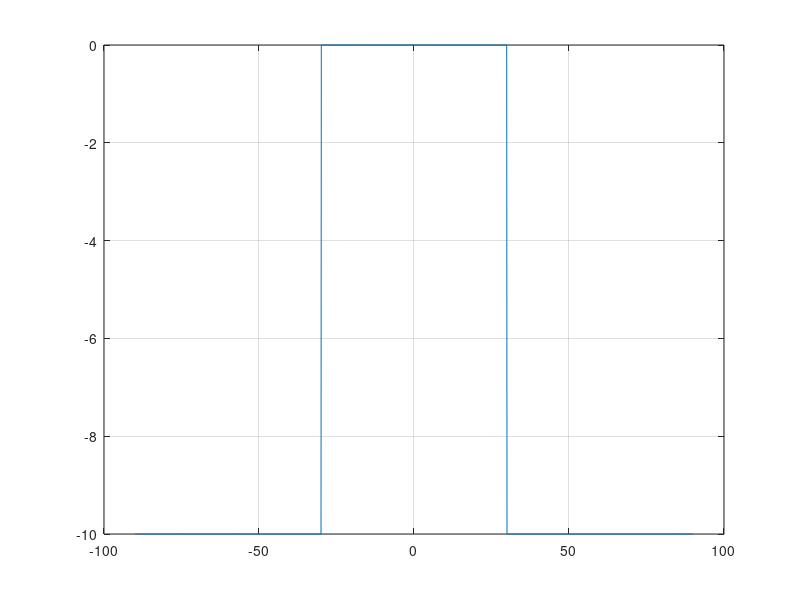

Here is the MATLAB script that generated this plot: (Note: this script raises an error after producing the figure.)
clf
clc
clear
tic

%% single lobe desired beampattern
start = -30;
stop = 30;
N = 10; % number of antennas

%%
theta_0 = (start + stop)/2;
theta = (-90:0.1:90)'*(pi/180); % radian
tt = (-90:0.1:90)'; % degree
L = length(theta);
for l = 1:L
    aT = exp(  1j * pi*(0:N-1)*sin(theta(l)) ).';
end

%%
a0 = exp(  1j * pi*(0:N-1)*sin(theta_0 *pi/180) ).';
beta0 = 1/(norm (a0)^2+norm (a0)^4);

IN = eye(N);
R_pre = beta0*(a0*a0'+IN);

%% Desired BeamPattern
pl1 = sin (start * pi/180 );
ph1 = sin (stop * pi/180);
P_d = (1.*(sin(theta)>pl1).*(sin(theta)<ph1));
theta_main = [start + 5 : 0.1 : stop - 5]' * (pi/180);

for i=1:length(P_d)
    if P_d(i)==0;
       P_d(i)=1e-1;
    end
end
plot(tt,10*log10(P_d)), grid on, hold on

%% Part_1
k=1;
D_k_while =1;
epsilon = 0.2;
eta = 0.1;
while max(D_k_while) > epsilon && k < 5
    BP_R_pre = Beam_Pattern (N,theta,R_pre);
    D_k = abs(P_d - BP_R_pre');
    [~,idx] = max (D_k);
    tt(idx)
    Ld_tetak = P_d(idx);
    aT_k = exp(  1j * pi*(0:N-1)*sin(theta(idx))).';
    beta_o = (Ld_tetak - (aT_k'*R_pre*aT_k))/norm (aT_k)^4;
    if beta_o >= -1/(aT_k'*R_pre^-1*aT_k);
        beta(k) = beta_o;
    else
         beta(k)= -1/(aT_k'*R_pre^-1*aT_k);
    end
    R(:,:,k) = R_pre + beta(k) * aT_k *aT_k';
    R_pre = R(:,:,k);
    P_sqp = Beam_Pattern (N,theta,R(:,:,k) );
   plot(tt,10*log10(abs(P_sqp)/max(P_sqp))), grid on, hold on

    BP_R_pre_while = Beam_Pattern (N,theta_main,R_pre);
    D_k_while = abs(ones(length(BP_R_pre_while),1) - BP_R_pre_while');
    k
    k=k+1;
    max(D_k_while)
end
figure
plot(tt,10*log10(abs(P_sqp)/max(P_sqp))), grid on, hold on

 %% Part 2
theta_side = [[-75 : 0.1 : start - 5],[ stop + 5 : 0.1 : 75]]' * (pi/180);
D_k_2 = 1;
k = 1;
while max(D_k_2) > eta && k < 10
        D_k_2 = abs(Beam_Pattern (N,theta_side,R_pre));
        [~,idx] = max (D_k_2);
        theta_side(idx) * 180/pi

        idx = find(abs(theta - theta_side(idx))<1e-5); % index in theta

        Ld_tetak = P_d(idx);
        aT_k = exp( 1j * pi*(0:N-1) * sin(theta(idx) )).';
        beta_o = (Ld_tetak - (aT_k'*R_pre*aT_k))/norm (aT_k)^4;
        if beta_o >= -1/(aT_k'*R_pre^-1*aT_k);
            beta(k) = beta_o;
        else
             beta(k)= -1/(aT_k' * R_pre^-1 * aT_k);
        end
        R(:,:,k) = R_pre + beta(k) * aT_k *aT_k';
        R_pre = R(:,:,k);
        P_sqp = Beam_Pattern (N,theta,R_pre );
        
        plot(tt,10*log10(abs(P_sqp)/max(P_sqp))), grid on, hold on
        k = k+1;
end